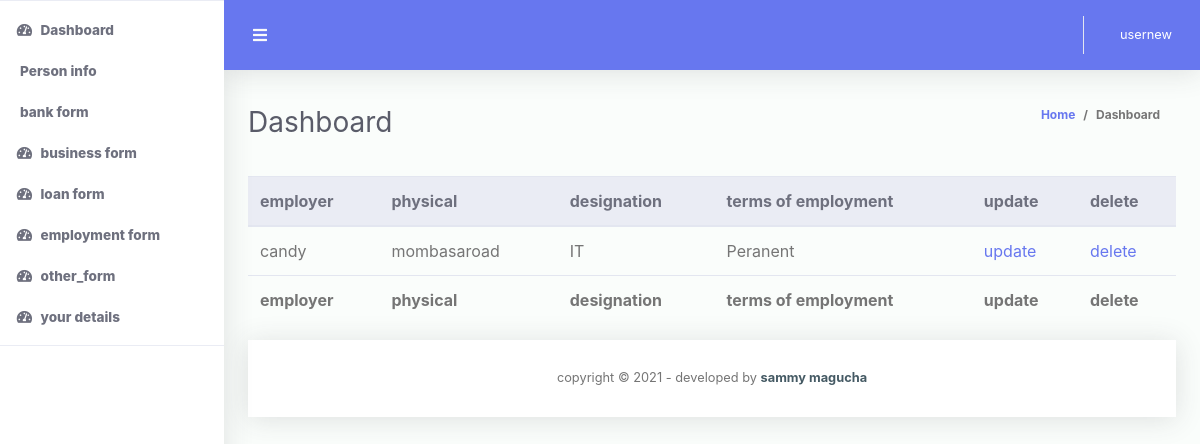
Page /empdetails (signed in) on the committed database.
### codechallenege/models.py (models this page shows)
class EmploymentDetails(models.Model):
	Permanent ='Peranent'
	Casual = 'casual'
	Contract = 'Contract'
	terms =(
		(Permanent ,'Peranent'),
		(Casual , 'casual'),
		(Contract, 'Contract'),
		)
	employer= models.CharField(max_length = 100, validators= [onlyletters])
	physical_add = models.CharField(max_length= 100, validators= [onlyletters])
	designation = models.CharField (max_length=100,validators= [onlyletters])
	employmenterms= models.CharField(max_length=9, choices=terms,)
	bio = models.ForeignKey(User, on_delete=models.CASCADE)
	class Meta:
		verbose_name_plural = "EmploymentDetails"

### codechallenege/decorators.py (the view)
		def wrapper_func(request, *args, **kwargs):
			group = None
			if request.user.groups.exists():
				group = request.user.groups.all()[0].name
			if group in allowed_roles:
				return view_func(request, *args, **kwargs)
			else:
				return HttpResponse('you are not authorized')

### codechallenege/templatetags/custom_tags.py (called while the page is built)
@register.filter(name='has_group')
def has_group(user, group_name):
    group = Group.objects.filter(name=group_name)
    if group:
        group = group.first()
        return group in user.groups.all()
    else:
        return False

### codechallenege/views.py (called while the page is built)
@login_required(login_url='/accounts/login/')
@allowed_users(allowed_roles=['admin','clientuser'])
def showemploymentdetails(request):
	details = EmploymentDetails.objects.all()
	context = {
		'title': 'details of employment',
		'users': details
	}
	return render(request, 'codechallenege/showemp.html', context)

### codechallenege/templates/codechallenege/showemp.html (shortened to what this page needs)
{%extends 'codechallenege/base.html'%}
{%block content%}
<table class="table align-items-center table-flush table-hover" id="dataTableHover">
                    <thead class="thead-light"><tr>
                      <th>
                        employer
                      </th>
                      <th>
                        physical
                      </th>
                      <th>
                        designation
                      </th>
                      <th>
                        terms of employment
                      </th>
                      <th>
                        update
                      </th>
                      <th>
                        delete
                      </th>
                    </tr>
                  </thead>
                  <tfoot>
                    <th>
                        employer
                      </th>
                      <th>
                        physical
                      </th>
                      <th>
                        designation
                      </th>
                      <th>
                        terms of employment
                      </th>
                      <th>
                        update
                      </th>
                      <th>
                        delete
                      </th>
                  </tfoot>
   {%for user in users%}
   <tr>
       <td>{{user.employer}}</td>
       <td>{{user.physical_add}}</td>
       <td>{{user.designation}}</td>
       <td>{{user.employmenterms}}</td>
       <td><a href="{% url 'update_biz' user.id%}">update</a></td>
       <td><a href="{% url 'delete_emp' user.id%}">delete</a></td>
   </tr>
   {%endfor%}
 </table>
{%endblock%}

### codechallenege/templates/codechallenege/base.html (shortened to what this page needs)
{% load static %}
<!DOCTYPE html>
<html lang="en">
<head>
  <link rel="stylesheet" href="https://use.fontawesome.com/releases/v5.7.0/css/all.css">
  <link href="{% static 'css\all.min.css' %}" rel="stylesheet" type="text/css">
  <link href="{% static 'css\bootstrap.min.css' %}" rel="stylesheet" type="text/css">
  <link href="{% static 'css\ruang-admin.min.css' %}" rel="stylesheet">
</head>
<body id="page-top">
  <div id="wrapper">
    <ul class="navbar-nav sidebar sidebar-light accordion" id="accordionSidebar">
      {% load custom_tags %}
      {% if request.user|has_group:"admin" %}
      <li class="nav-item active">
        <a class="nav-link" href="{% url 'homepage' %}">
          <i class="fas fa-fw fa-tachometer-alt"></i>
          <span>Dashboard</span></a>
      </li>
      <hr class="sidebar-divider">
      <li class="nav-item active">
        <a class="nav-link" href="{% url 'userdetails' %}">
          <i class="bi bi-person"></i>
          <span>Person info</span></a>
      </li>
        <li class="nav-item active">
        <a class="nav-link" href="{% url 'list_user' %}">
          <i class="fas fa-fw fa-tachometer-alt"></i>
          <span>clients</span></a>
      </li>
      <li class="nav-item active">
        <a class="nav-link" href="{% url 'client_business' %}">
          <i class="fas fa-fw fa-tachometer-alt"></i>
          <span>business form</span></a>
      </li>
      <li class="nav-item active">
        <a class="nav-link" href="{% url 'client_biz' %}">
          <i class="fas fa-fw fa-tachometer-alt"></i>
          <span>business details</span></a>
      </li>
      <li class="nav-item active">
        <a class="nav-link" href="{% url 'emp_form' %}">
          <i class="fas fa-fw fa-tachometer-alt"></i>
          <span>employment form</span></a>
      </li>
      <li class="nav-item active">
        <a class="nav-link" href="{% url 'empldetails' %}">
          <i class="fas fa-fw fa-tachometer-alt"></i>
          <span>employment details</span></a>
      </li>
      <li class="nav-item active">
        <a class="nav-link" href="{% url 'bank_form' %}">
          <i class="fa fa-bank"></i>
          <span>bank form</span></a>
      </li>
      <li class="nav-item active">
        <a class="nav-link" href="{% url 'loan_details' %}">
          <i class="fas fa-fw fa-tachometer-alt"></i>
          <span>bank_details</span></a>
      </li>
      <li class="nav-item active">
        <a class="nav-link" href="{% url 'loan_form' %}">
          <i class="fas fa-fw fa-tachometer-alt"></i>
          <span>loan form</span></a>
      </li>
      <li class="nav-item active">
        <a class="nav-link" href="{% url 'loan_details' %}">
          <i class="fas fa-fw fa-tachometer-alt"></i>
          <span>loan details</span></a>
      </li>
       <li class="nav-item active">
        <a class="nav-link" href="{% url 'other_form' %}">
          <i class="fas fa-fw fa-tachometer-alt"></i>
          <span>other_form</span></a>
      </li>
      <li class="nav-item active">
        <a class="nav-link" href="{% url 'other_details' %}">
          <i class="fas fa-fw fa-tachometer-alt"></i>
          <span>other loan details</span></a>
      </li>
      {% elif request.user|has_group:"clientuser" %}
     <li class="nav-item active">
        <a class="nav-link" href="{% url 'homepage' %}">
          <i class="fas fa-fw fa-tachometer-alt"></i>
          <span>Dashboard</span></a>
      </li>
      <li class="nav-item active">
        <a class="nav-link" href="{% url 'userdetails' %}">
          <span>Person info</span></a>
      </li>
      <li class="nav-item active">
        <a class="nav-link" href="{% url 'bank_form' %}">
          <span>bank form</span></a>
      </li>
      <li class="nav-item active">
        <a class="nav-link" href="{% url 'client_business' %}">
          <i class="fas fa-fw fa-tachometer-alt"></i>
          <span>business form</span></a>
      </li>
       <li class="nav-item active">
        <a class="nav-link" href="{% url 'loan_form' %}">
          <i class="fas fa-fw fa-tachometer-alt"></i>
          <span>loan form</span></a>
      </li>
      <li class="nav-item active">
        <a class="nav-link" href="{% url 'emp_form' %}">
          <i class="fas fa-fw fa-tachometer-alt"></i>
          <span>employment form</span></a>
      </li>
       <li class="nav-item active">
        <a class="nav-link" href="{% url 'other_form' %}">
          <i class="fas fa-fw fa-tachometer-alt"></i>
          <span>other_form</span></a>
      </li>
      <li class="nav-item active">
        <a class="nav-link" href="{% url 'moredetails' %}">
          <i class="fas fa-fw fa-tachometer-alt"></i>
          <span>your details</span></a>
      </li>
      {%endif%}
      <hr class="sidebar-divider">
    </ul>
    <div id="content-wrapper" class="d-flex flex-column">
      <div id="content">
        <nav class="navbar navbar-expand navbar-light bg-navbar topbar mb-4 static-top">
          <button id="sidebarToggleTop" class="btn btn-link rounded-circle mr-3">
            <i class="fa fa-bars"></i>
          </button>
          <ul class="navbar-nav ml-auto">
            <li class="nav-item dropdown no-arrow">
              <a class="nav-link dropdown-toggle" href="#" id="userDropdown" role="button" data-toggle="dropdown"
                aria-haspopup="true" aria-expanded="false">
                <span class="ml-2 d-none d-lg-inline text-white small">{{user.username}}</span>
              </a>
            </li>
          </ul>
        </nav>
        <div class="container-fluid" id="container-wrapper">
          <div class="d-sm-flex align-items-center justify-content-between mb-4">
            <h1 class="h3 mb-0 text-gray-800">Dashboard</h1>
            <ol class="breadcrumb">
              <li class="breadcrumb-item"><a href="{% url 'homepage' %}">Home</a></li>
              <li class="breadcrumb-item active" aria-current="page">Dashboard</li>
            </ol>
          </div>
          {%block content%}
          {%endblock%}
</body>
      <footer class="sticky-footer bg-white">
        <div class="container my-auto">
          <div class="copyright text-center my-auto">
            <span>copyright &copy; <script> document.write(new Date().getFullYear()); </script> - developed by
              <b><a href="https://www.github.com/smagucha" target="_blank">sammy magucha</a></b>
            </span>
          </div>
        </div>
      </footer>
</body>
</html>

### rows in the picture
EmploymentDetails: employer "candy", physical_add "mombasaroad", designation "IT", employmenterms "Peranent"

### other values in the picture
{{ user.username }} "usernew"
